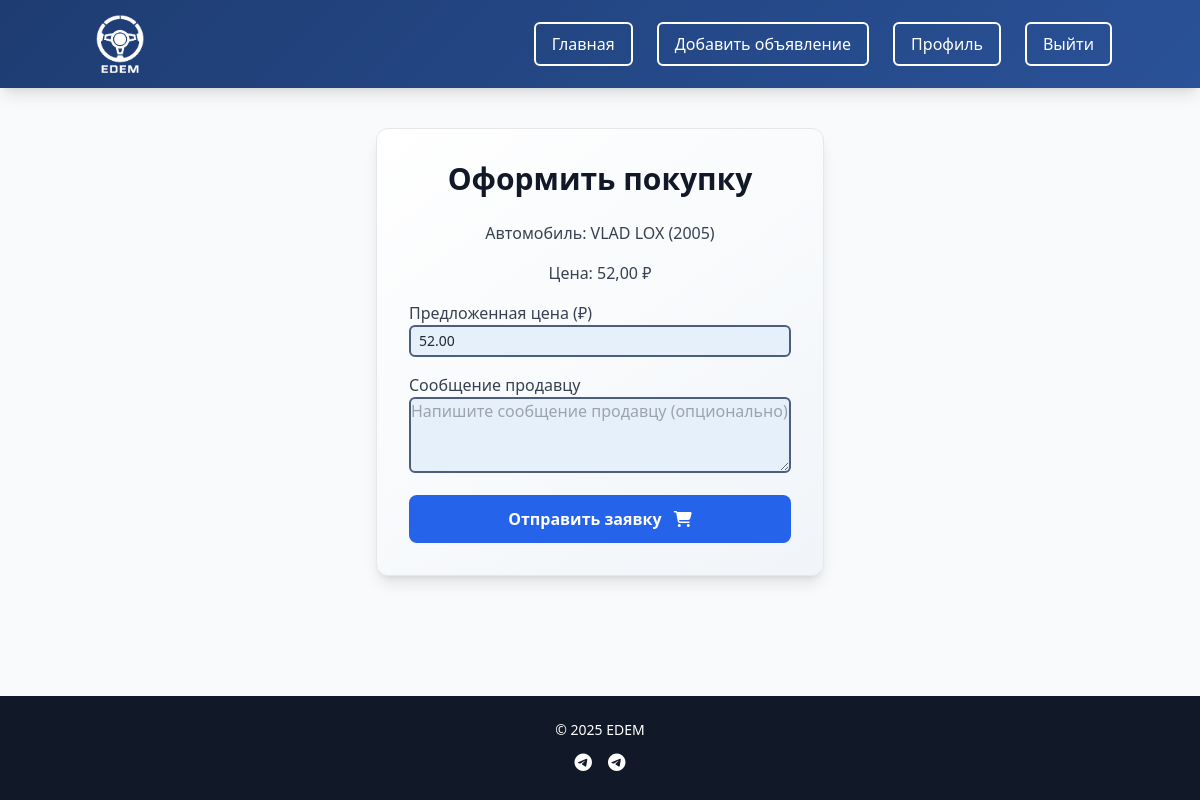
/purchase/3/ (signed in), run on an earlier commit of the app's database.
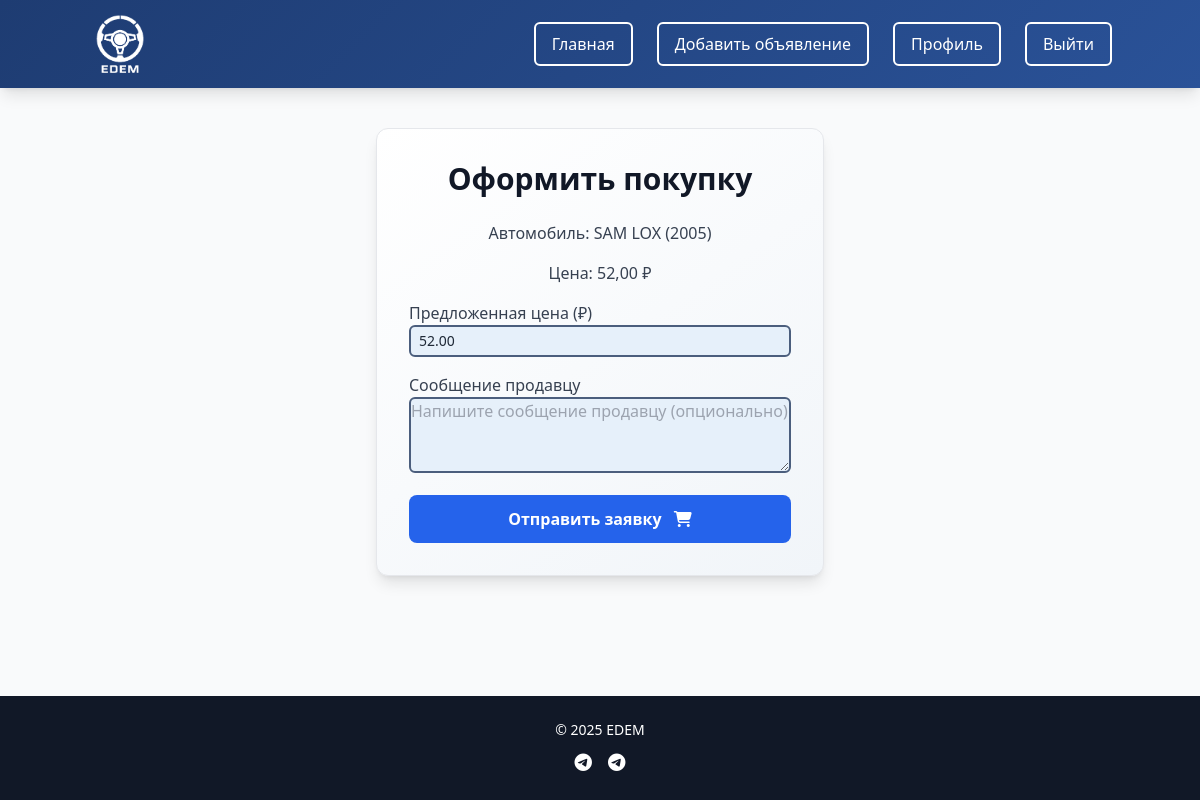
And on a later commit of the database.
### cars/models.py (models this page shows, shortened)
class Car(models.Model):
    user = models.ForeignKey(User, on_delete=models.CASCADE)
    brand = models.CharField(max_length=100)
    model = models.CharField(max_length=100)
    year = models.PositiveIntegerField()
    price = models.DecimalField(max_digits=12, decimal_places=2)
    mileage = models.PositiveIntegerField()
    engine_capacity = models.DecimalField(max_digits=4, decimal_places=1)
    fuel_type = models.CharField(max_length=50, choices=FUEL_TYPE_CHOICES)
    transmission = models.CharField(max_length=50, choices=TRANSMISSION_CHOICES)
    color = models.CharField(max_length=50, blank=True, null=True)
    description = models.TextField()
    created_at = models.DateTimeField(default=timezone.now)
    is_sold = models.BooleanField(default=False)
    condition = models.CharField(max_length=20, choices=[('new', 'Новый'), ('used', 'Б/у')], default='used')

### cars/views.py (the view)
# urls.py: path('purchase/<int:car_id>/', views.purchase_car, name='purchase_car'),
@login_required
def purchase_car(request, car_id):
    car = get_object_or_404(Car, id=car_id)
    if request.user == car.user:
        messages.error(request, 'Вы не можете купить свой собственный автомобиль.')
        return redirect('car_detail', car_id=car.id)
    if car.is_sold:
        messages.error(request, 'Этот автомобиль уже продан.')
        return redirect('car_detail', car_id=car.id)
    if PurchaseRequest.objects.filter(car=car, buyer=request.user, status='В ожидании').exists():
        messages.error(request, 'Вы уже подали заявку на покупку этого автомобиля.')
        return redirect('car_detail', car_id=car.id)
    if request.method == 'POST':
        form = PurchaseForm(request.POST)
        if form.is_valid():
            offered_price = form.cleaned_data.get('offered_price') or car.price
            if request.user.balance < offered_price:
                messages.error(request, 'Недостаточно средств на балансе для покупки.')
                return render(request, 'purchase_car.html', {'form': form, 'car': car})
            purchase_request = form.save(commit=False)
            purchase_request.car = car
            purchase_request.buyer = request.user
            purchase_request.seller = car.user
            purchase_request.is_read = False
            purchase_request.save()
            messages.success(request, 'Заявка на покупку отправлена продавцу!')
            return redirect('car_detail', car_id=car.id)
    else:
        form = PurchaseForm(initial={'offered_price': car.price})
    return render(request, 'purchase_car.html', {'form': form, 'car': car})

### cars/forms.py (shortened to what this page needs)
class PurchaseForm(forms.ModelForm):
    class Meta:
        model = PurchaseRequest
        fields = ['offered_price', 'message']
        labels = {
            'offered_price': 'Предложенная цена (₽)',
            'message': 'Сообщение продавцу',
        }
        widgets = {
            'message': forms.Textarea(attrs={'rows': 3, 'placeholder': 'Напишите сообщение продавцу (опционально)'}),
        }

### templates/purchase_car.html (shortened to what this page needs)
{% extends 'base.html' %}
{% block content %}
<div class="max-w-md mx-auto bg-white rounded-xl shadow-lg p-6 md:p-8 fade-in">
    <h2 class="text-2xl md:text-3xl font-extrabold text-gray-900 mb-6 text-center">Оформить покупку</h2>
    <p class="text-gray-700 mb-4 text-center">Автомобиль: {{ car.brand }} {{ car.model }} ({{ car.year }})</p>
    <p class="text-gray-700 mb-4 text-center">Цена: {{ car.price }} ₽</p>
    <form method="post" class="space-y-4">
        {% for field in form %}
        <div>
            <label for="{{ field.id_for_label }}" class="block text-gray-700 font-medium text-sm md:text-base">{{ field.label }}</label>
            {{ field }}
        </div>
        {% endfor %}
        <button type="submit" class="w-full bg-blue-600 text-white p-3 rounded-lg hover:bg-blue-700 transition-all text-sm md:text-base">
            Отправить заявку <i class="fas fa-shopping-cart ml-2"></i>
        </button>
    </form>
</div>
{% endblock %}

What changed in the data, as far as the page shows it:
changed Car "LOX": brand "VLAD" → "SAM"
